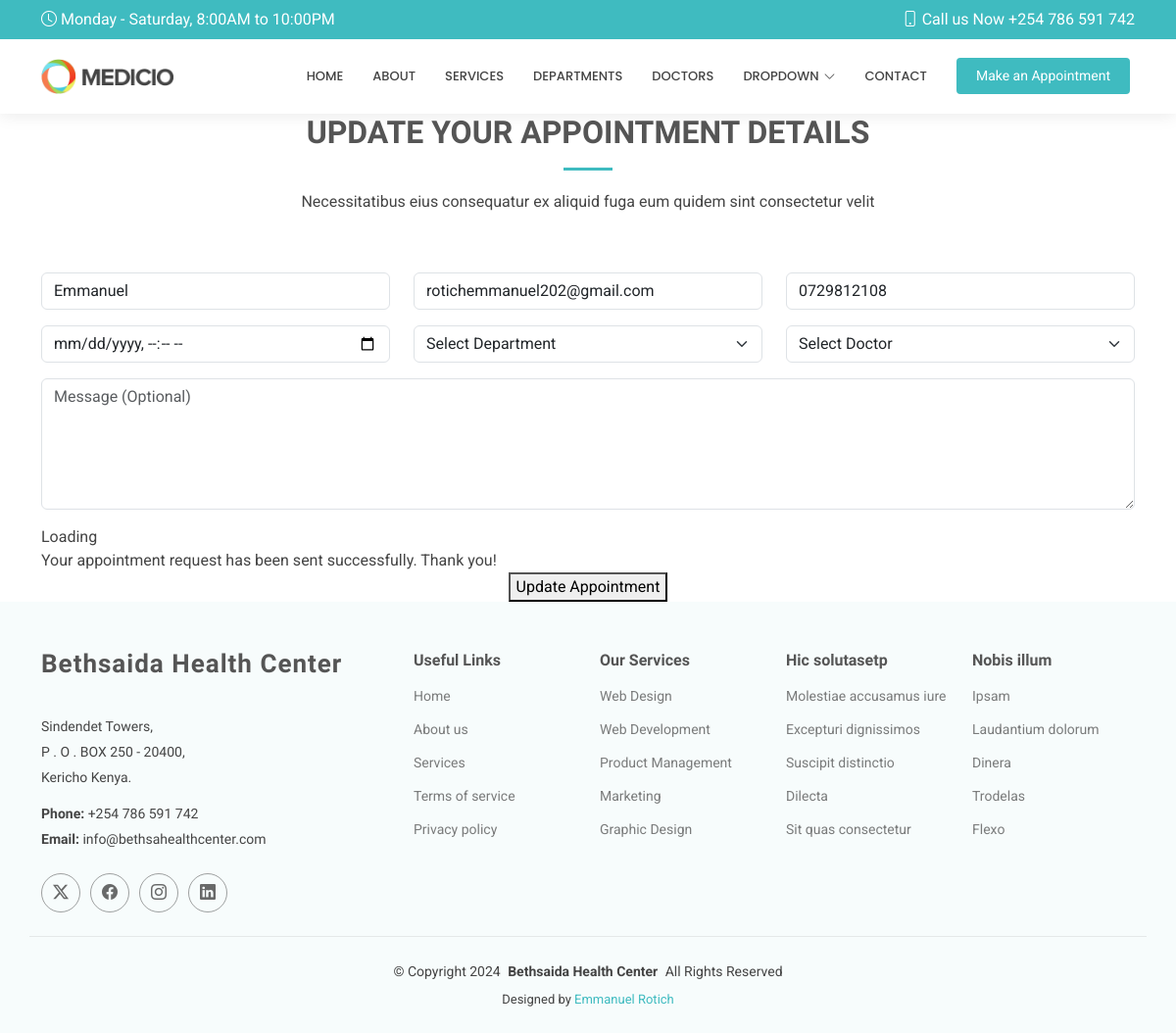
The app's page /edit/4 with its own data.
### myapp/models.py (models this page shows, shortened)
class Appointment(models.Model):
    name = models.CharField(max_length=20)
    email = models.EmailField()
    phone = models.CharField(max_length=20)
    date = models.DateTimeField()
    department = models.CharField(max_length=20)
    doctor = models.CharField(max_length=20)
    message = models.TextField()

### myapp/views.py (the view)
# urls.py: path('edit/<int:id>', views.edit, name='edit'),
def edit(request,id):
    editappointment=Appointment.objects.get(id=id)
    return render(request, 'edit.html', {'appointment': editappointment})

### templates/edit.html (shortened to what this page needs)
{% extends 'starter-page.html' %}
{% load static %}
{% block body %}
      <div class="container section-title" data-aos="fade-up">
        <h2>UPDATE YOUR  APPOINTMENT DETAILS</h2>
        <p>Necessitatibus eius consequatur ex aliquid fuga eum quidem sint consectetur velit</p>
      </div>
      <div class="container" data-aos="fade-up" data-aos-delay="100">
        <form method="POST" action="/update/{{ appointment.id }}">
          <div class="row">
            <div class="col-md-4 form-group">
              <input type="text" value="{{ appointment.name }}" name="name" class="form-control" id="name" placeholder="Your Name" required="">
            </div>
            <div class="col-md-4 form-group mt-3 mt-md-0">
              <input type="email" value="{{ appointment.email }}" class="form-control" name="email" id="email" placeholder="Your Email" required="">
            </div>
            <div class="col-md-4 form-group mt-3 mt-md-0">
              <input type="tel" value="{{ appointment.phone }}" class="form-control" name="phone" id="phone" placeholder="Your Phone" required="">
            </div>
          </div>
          <div class="row">
            <div class="col-md-4 form-group mt-3">
              <input type="datetime-local" value="{{ appointment.date }}" name="date" class="form-control datepicker" id="date" placeholder="Appointment Date" required="">
            </div>
            <div class="col-md-4 form-group mt-3">
              <select name="department" id="department" class="form-select" required="">
                <option value="">Select Department</option>
              </select>
            </div>
            <div class="col-md-4 form-group mt-3">
              <select name="doctor" id="doctor" class="form-select" required="">
                <option value="">Select Doctor</option>
              </select>
            </div>
          </div>
          <div class="form-group mt-3">
            <textarea class="form-control" name="message" rows="5" placeholder="Message (Optional)"></textarea>
          </div>
          <div class="mt-3">
            <div class="loading">Loading</div>
            <div class="sent-message">Your appointment request has been sent successfully. Thank you!</div>
            <div class="text-center"><button type="submit">Update Appointment</button></div>
          </div>
        </form>
      </div>
{% endblock %}

### static/assets/css/main.css (style rules this page uses)
:root { --default-font: "Roboto", system-ui, -apple-system, "Segoe UI", Roboto, "Helvetica Neue", Arial, "Noto Sans", "Liberation Sans", sans-serif, "Apple Color Emoji", "Segoe UI Emoji", "Segoe UI Symbol", "Noto Color Emoji"; --heading-font: "Raleway", sans-serif; --nav-font: "Poppins", sans-serif; }
:root { --background-color: #ffffff; --default-color: #444444; --heading-color: #555555; --accent-color: #3fbbc0; --surface-color: #ffffff; --contrast-color: #ffffff; }
:root { --nav-color: #444444; --nav-hover-color: #3fbbc0; --nav-mobile-background-color: #ffffff; --nav-dropdown-background-color: #ffffff; --nav-dropdown-color: #444444; --nav-dropdown-hover-color: #3fbbc0; }
:root { scroll-behavior: smooth; }
body { color: var(--default-color); background-color: var(--background-color); font-family: var(--default-font); }
h1, h2, h3, h4, h5, h6 { color: var(--heading-color); font-family: var(--heading-font); }
.section-title { text-align: center; padding-bottom: 60px; position: relative; }
.section-title h2 { font-size: 32px; font-weight: 700; margin-bottom: 20px; padding-bottom: 20px; position: relative; }
.section-title h2:after { content: ""; position: absolute; display: block; width: 50px; height: 3px; background: var(--accent-color); left: 0; right: 0; bottom: 0; margin: auto; }
.section-title p { margin-bottom: 0; }

### records on screen
Appointment: name "Emmanuel", email "rotichemmanuel202@gmail.com", phone "0729812108"
